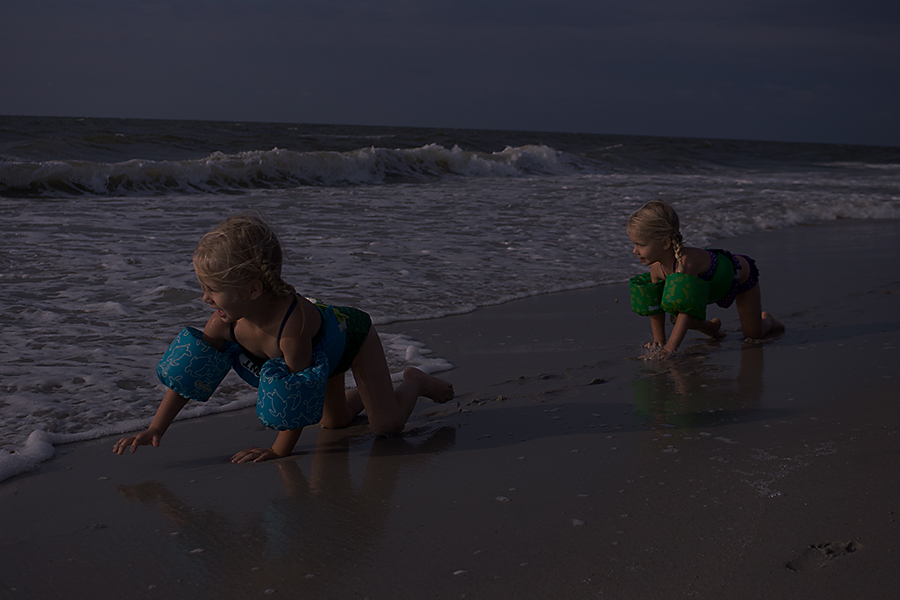
#> input picture realzado/bajo.jpg, 900 x 600 px
$ python modificadores.py
#> lines starting #> are read from the running program, lines starting #| are printed output that depends on the picture; long printed decimals are rounded

import cv2
import numpy as np
from matplotlib import pyplot as plt

def alargamiento(image_path):
#> called with image_path = 'bajo.jpg'
    img = cv2.imread(image_path, 0)  # obtener juego en escala de grises
#> img: shape (600, 900); min 0, max 232, mean 41.6

    i_min = min(img.ravel())  # mayor y menor nivel del hist
#> i_min = 0
    i_max = max(img.ravel())
#> i_max = 232
    print(i_max)
#| 232
    print(i_min)
#| 0

    new_hist = [int((((i - i_min)/(i_max - i_min)) * (255- 0)) + 0) for i in img.flatten()]
#> new_hist = 540000 items

    new_image = []
    count = 0
    for i in range(0, img.shape[0]):
        fila = []
        for j in range(0, img.shape[1]):
            fila.append(new_hist[count])
            count += 1
        new_image.append(fila)
#> after the loop, count = 540000; new_image = 600 items

    plt.subplot(1,3,1), plt.hist(img.ravel(),256,[0,255], color = 'r'), plt.xlim([0,256])
    plt.title('Histogram'), plt.xticks([]), plt.yticks([])

    plt.subplot(1,3,2), plt.hist(new_hist,256,[0,255], color = 'r'), plt.xlim([0,256])
    plt.title('New Histogram'), plt.xticks([]), plt.yticks([])

    new_image = np.hstack((img, new_image))
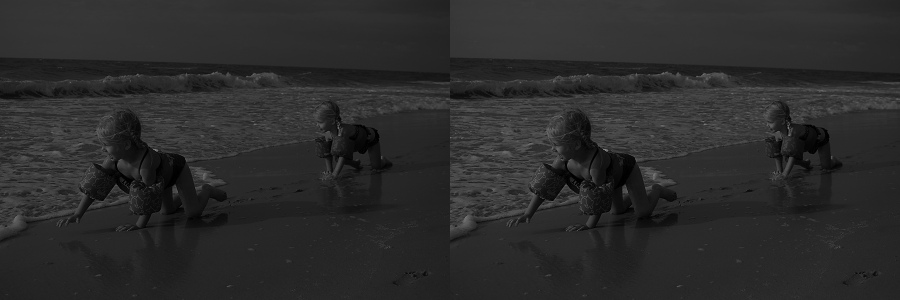
#> new_image: shape (600, 1800) int64 (shown at 1/2 size); min 0, max 255, mean 43.4

    plt.subplot(1,3,3),plt.imshow(new_image, cmap = 'gray')
    plt.title('Images'), plt.xticks([]), plt.yticks([])
    print(min(new_hist))
#| 0

    plt.show()
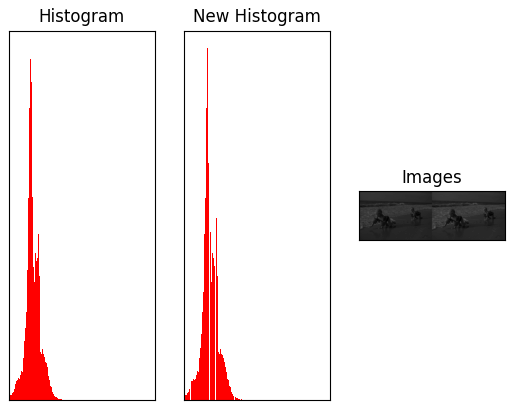
#> figure drawn by matplotlib, 3 panels


alargamiento('bajo.jpg')

def compresion(image_path, shirnk_max, shrink_min):
#> called with image_path = 'bajo.jpg', shirnk_max = 50, shrink_min = 100
    img = cv2.imread(image_path, 0)  # obtener juego en escala de grises

    i_min = min(img.ravel())  # mayor y menor nivel del hist
    i_max = max(img.ravel())
    print(i_max)
#| 232
    print(i_min)
#| 0

    new_hist = [(((shirnk_max - shrink_min)/(i_max - i_min)) * (i - shrink_min)) + shrink_min  for i in img.flatten()]
#> new_hist = 540000 items

    new_image = []
    count = 0
    for i in range(0, img.shape[0]):
        fila = []
        for j in range(0, img.shape[1]):
            fila.append(new_hist[count])
            count += 1
        new_image.append(fila)
#> after the loop, count = 540000; new_image = 600 items

    plt.subplot(1,3,1), plt.hist(img.ravel(),256,[0,255], color = 'r'), plt.xlim([0,256])
    plt.title('Histogram'), plt.xticks([]), plt.yticks([])

    plt.subplot(1,3,2), plt.hist(new_hist,256,[0,255], color = 'r'), plt.xlim([0,256])
    plt.title('New Histogram'), plt.xticks([]), plt.yticks([])

    new_image = np.hstack((img, new_image))
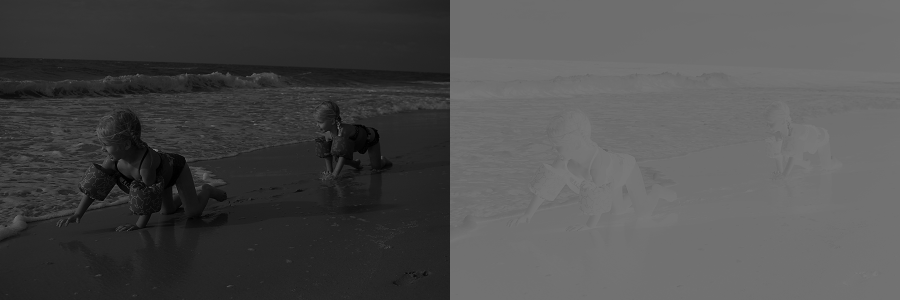
#> new_image: shape (600, 1800) float64 (shown at 1/2 size); min 0, max 232, mean 77.1

    plt.subplot(1,3,3),plt.imshow(new_image, cmap = 'gray')
    plt.title('Images'), plt.xticks([]), plt.yticks([])
    print(min(new_hist))
#| 71.552

    plt.show()
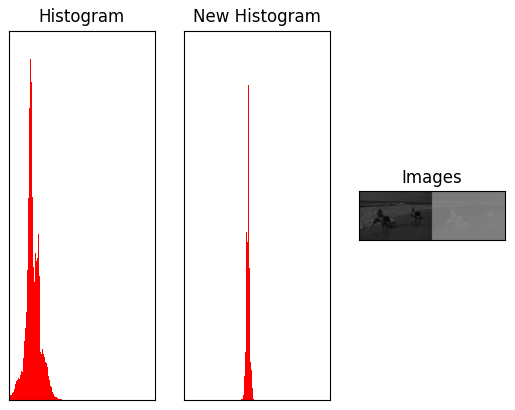
#> figure drawn by matplotlib, 3 panels

compresion('bajo.jpg', 50, 100)

def desplazamiento(image_path, offset):

#> called with image_path = 'bajo.jpg', offset = 50
    img = cv2.imread(image_path, 0)  # obtener juego en escala de grises

    new_hist = [i + offset  for i in img.flatten()]
#> new_hist = 540000 items

    new_image = []
    count = 0
    for i in range(0, img.shape[0]):
        fila = []
        for j in range(0, img.shape[1]):
            fila.append(new_hist[count])
            count += 1
        new_image.append(fila)
#> after the loop, count = 540000; new_image = 600 items

    plt.subplot(1,3,1), plt.hist(img.ravel(),256,[0,255], color = 'r'), plt.xlim([0,256])
    plt.title('Histogram'), plt.xticks([]), plt.yticks([])

    plt.subplot(1,3,2), plt.hist(new_hist,256,[0,255], color = 'r'), plt.xlim([0,256])
    plt.title('New Histogram'), plt.xticks([]), plt.yticks([])

    new_image = np.hstack((img, new_image))
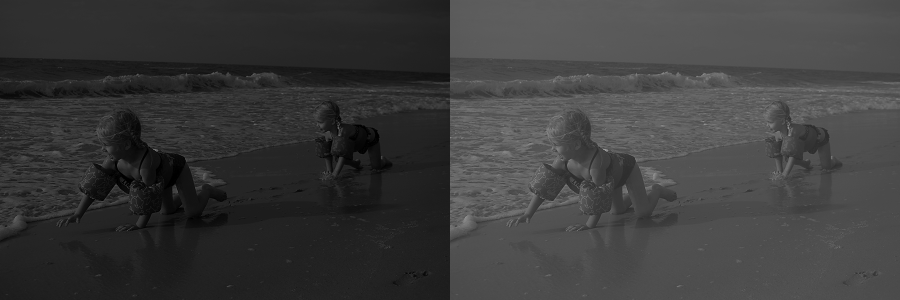
#> new_image: shape (600, 1800) int64 (shown at 1/2 size); min 0, max 282, mean 66.6; drawn with min black and max white

    plt.subplot(1,3,3),plt.imshow(new_image, cmap = 'gray')
    plt.title('Images'), plt.xticks([]), plt.yticks([])
    print(min(new_hist))
#| 50

    plt.show()
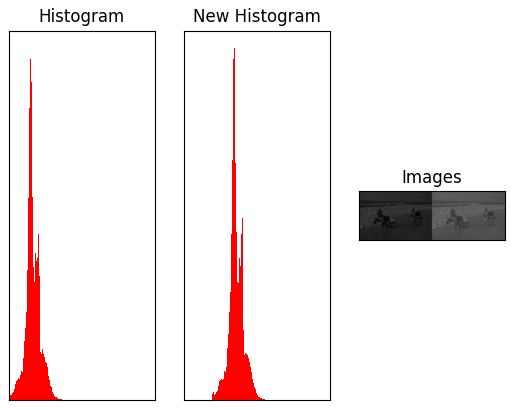
#> figure drawn by matplotlib, 3 panels

desplazamiento('bajo.jpg', 50)
